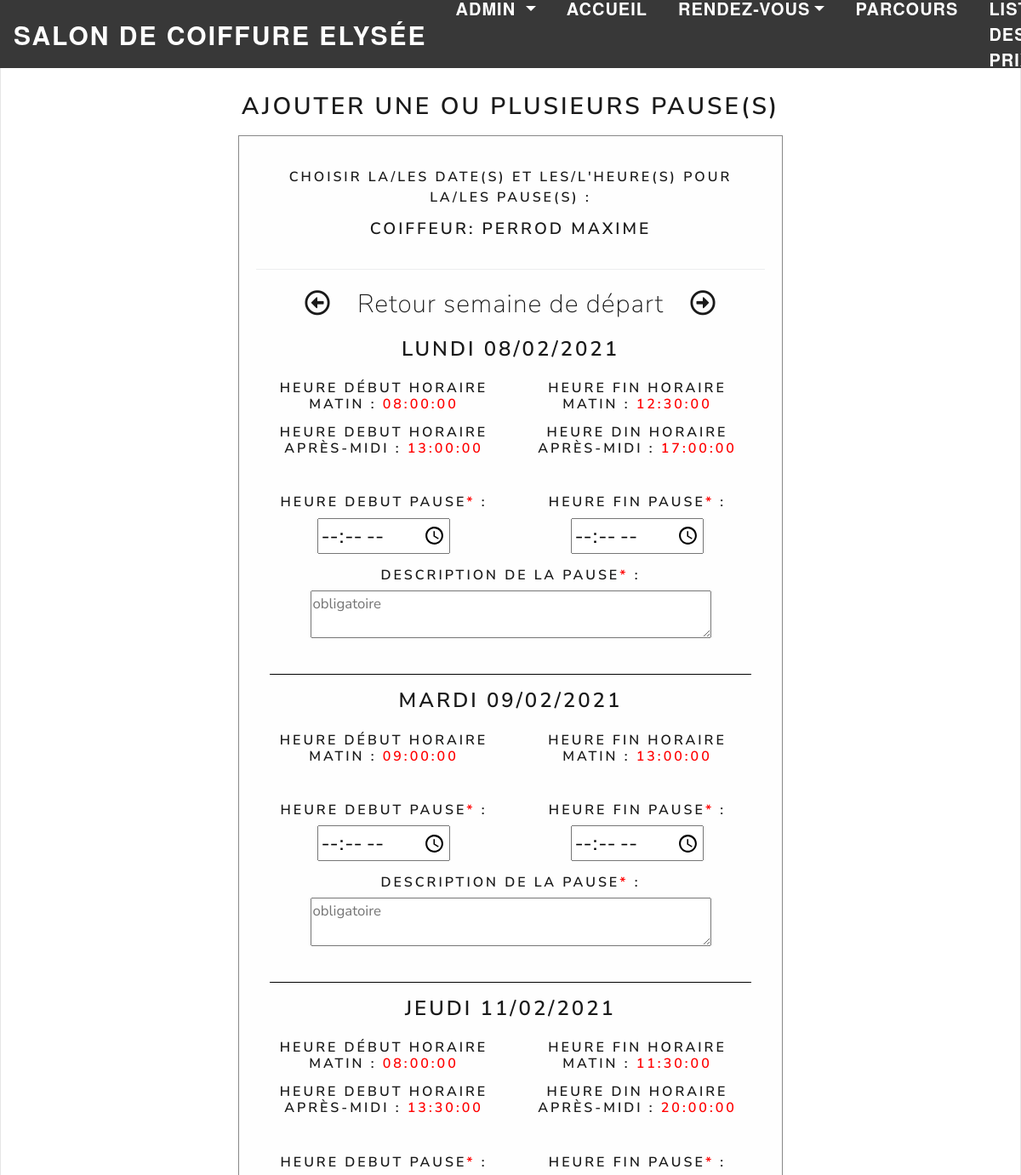
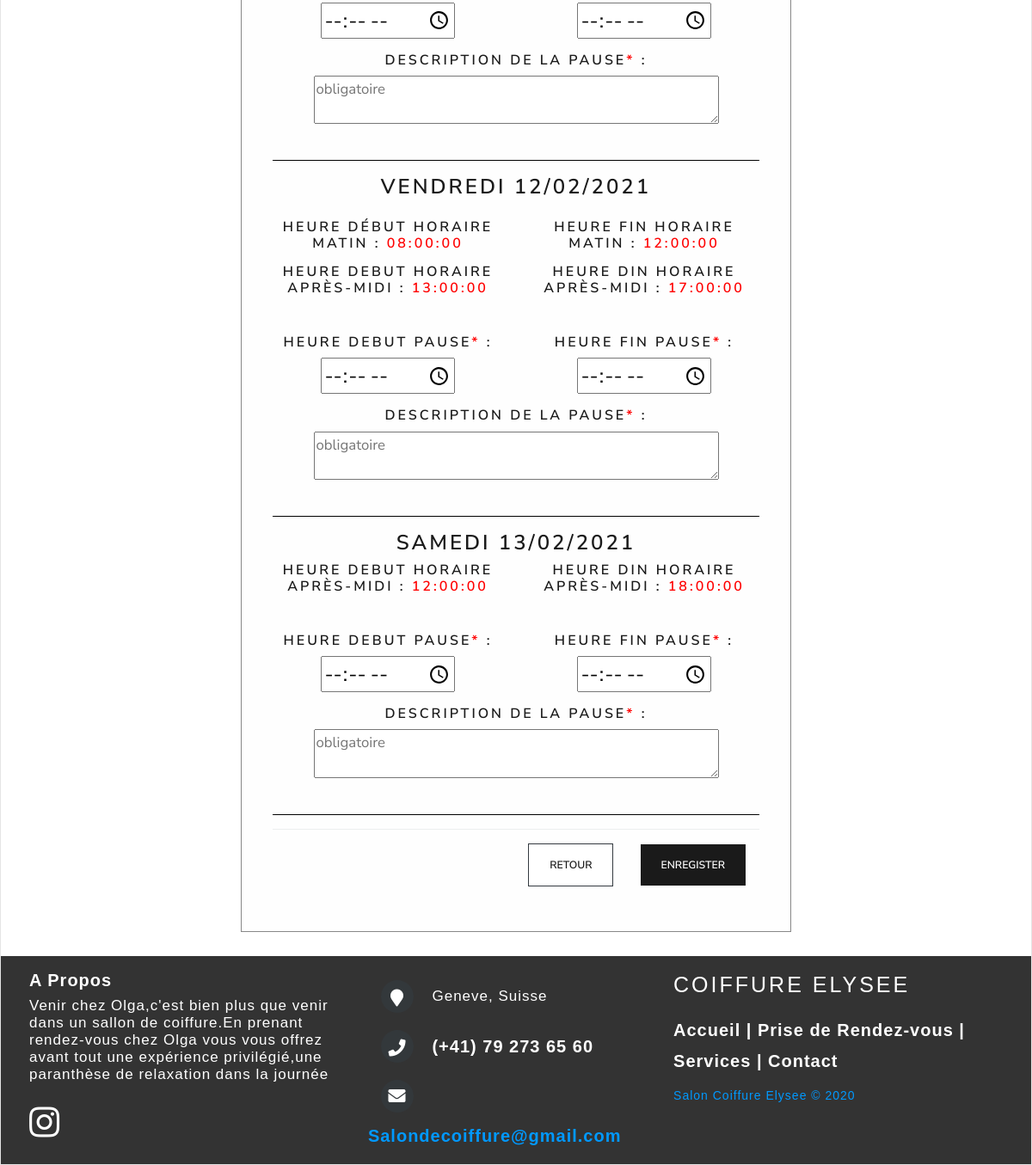
/ajouterPausePourCoiffeur?coiffeur=1 (signed in), run on the app's committed database (2 pictures, top to bottom).
### tables this page shows
CREATE TABLE IF NOT EXISTS `ely_coiffeur` (
  `COI_ID` int(2) NOT NULL AUTO_INCREMENT,
  `COI_NOM` varchar(30) NOT NULL,
  `COI_PRENOM` varchar(30) NOT NULL,
  `COI_MAIL` varchar(70) NOT NULL,
  `COI_MDP` varchar(50) NOT NULL,
  `COI_NUMTEL` varchar(20) NOT NULL,
  `COI_PHOTO` varchar(500) DEFAULT NULL,
  `COI_POSTE` varchar(25) DEFAULT NULL,
  `COI_STATUT` varchar(25) NOT NULL DEFAULT 'ACTIF',
  PRIMARY KEY (`COI_ID`)
);

CREATE TABLE IF NOT EXISTS `ely_trancheshoraires` (
  `tra_id` int(10) NOT NULL AUTO_INCREMENT,
  `coi_id` int(11) NOT NULL,
  `tra_jour` varchar(255) NOT NULL,
  `tra_heureDebutMatin` time DEFAULT NULL,
  `tra_heureFinMatin` time DEFAULT NULL,
  `tra_heureDebutAprem` time DEFAULT NULL,
  `tra_heureFinAprem` time DEFAULT NULL,
  PRIMARY KEY (`tra_id`),
  KEY `coi_id` (`coi_id`)
);

### includes/dbfunctions.php (called while the page is built, shortened)
<?php
if ($_SERVER['SERVER_NAME'] == "esig-sandbox.ch"){
    function myConnection() {
        static $dbc = null;
        if ($dbc == null) {
            try {
                $dbc = new PDO('mysql:dbname=hhva_team2020_5;host=hhva.myd.infomaniak.com', 'hhva_team2020_5', 'LBtKn32jx8');
            } catch (PDOException $e) {
                header("Location:error?message=".$e->getMessage());
            }
    }
        return $dbc;
    }
}else{
    function myConnection() {
        static $dbc = null;
        if ($dbc == null) {
            try {
                $dbc = new PDO('mysql:dbname=hhva_team2020_5;host=localhost', 'root', '');
            } catch (PDOException $e) {
                header("Location:error?message=".$e->getMessage());
            }
        }
        return $dbc;
    }
}
function getCoiffeurId($coi_id){
    try {
        $request = myConnection()->prepare("SELECT * FROM ely_coiffeur where coi_id = :coi_id");
        $request->bindParam(':coi_id', $coi_id, PDO::PARAM_INT);
        $request->execute();
    } catch (PDOException $e) {
        header("Location:error?message=".$e->getMessage());
    }
    return $request->fetch(PDO::FETCH_ASSOC);
}
function getTranchesHoraires($coi_id, $jourSemaine){
    try {
        $request = myConnection()->prepare("SELECT * FROM ely_trancheshoraires WHERE coi_id = :coi_id AND tra_jour = :jourSemaine");
        $request->bindParam(':coi_id', $coi_id, PDO::PARAM_INT);
        $request->bindParam(':jourSemaine', $jourSemaine, PDO::PARAM_STR);
        $request->execute();
    } catch (PDOException $e) {
        header("Location:error?message=".$e->getMessage());
    }
    return $request->fetch(PDO::FETCH_ASSOC);
}

### ajouterPausePourCoiffeur.php (the view, shortened to what this page needs)
<?php
include('includes/header.php');
$compteur = 0;
if(isset($_SESSION['COI_ID']))
{
$joursem = array("Lundi", "Mardi", "Mercredi", "Jeudi", "Vendredi", "Samedi", "Dimanche");
if (isset($_SESSION["COI_POSTE"])){
    if ($_SESSION["COI_POSTE"] == "Patronne" or $_SESSION["COI_POSTE"] == "Coiffeur superieur"){
      $modificationPossible = true;
    }
    else{
      $modificationPossible = false;
    }
  }else{
    $modificationPossible = false;
  }
if (isset($_GET["coiffeur"]) && isset($_SESSION["COI_POSTE"])){
    if ($modificationPossible){
        $coiffeurId = $_GET["coiffeur"];
    } else{
        $coiffeurId = $_SESSION["COI_ID"];
    }
    $dateDuJourSemaine = mktime(0,0,0,date("m"),date("d")+$_SESSION["semaine"],date("Y"));
    $frdate= date ("d/m/Y", $dateDuJourSemaine);
    $joursem2 = array("Dimanche", "Lundi", "Mardi", "Mercredi", "Jeudi", "Vendredi", "Samedi");
    list($jour, $mois, $annee) = explode('/', $frdate);
    $timestamp = mktime (0, 0, 0, $mois, $jour, $annee);
    $aujourdHui = $joursem2[date("w",$timestamp)];
    $dateJourNumero = ["Lundi" => 1,"Mardi" => 2, "Mercredi" => 3, "Jeudi" => 4, "Vendredi" => 5, "Samedi" => 6, "Dimanche" => 7];
    $dateJour = array();
    foreach($joursem as $jour):
        if ($jour == $aujourdHui){
            $dateJour[$jour] = $frdate;
        } else{
            $difference = $dateJourNumero[$jour] - $dateJourNumero[$aujourdHui];
            $dateDuJourSemaine = mktime(0,0,0,date("m"),date("d")+$difference+$_SESSION["semaine"],date("Y"));
            $dateJour[$jour] = date ("d/m/Y", $dateDuJourSemaine);
        }
    endforeach;
    echo "<h2 style='margin-top : 3%; margin-bottom: -1%;' class='text-center'>Ajouter une ou plusieurs pause(s)</h2>";
                        ?><script>window.location.href ="agenda.php?coiffeur=<?=$coiffeurId?>"</script> <?php
    }
    ?>
    <body class="bg-light">
    <div class="modal-dialog modal-lg" role="document">
    <form action="ajouterPausePourCoiffeur?coiffeur=<?=$coiffeurId?>" method="post">
        <div class="modal-content">
            <div class="modal-header">
                <h5 class="modal-title text-center">Choisir la/les date(s) et les/l'heure(s) pour la/les pause(s) :<span id="">
                    <p class="text-center" style="margin-top: 2%; font-size: 120%;"><?="Coiffeur: " . getCoiffeurId($coiffeurId)["COI_NOM"] . " " . getCoiffeurId($coiffeurId)["COI_PRENOM"]?></p>
                </h5>
            </div>
            <div class="text-center" style="margin-top: 3%;">
                <a   href="ajouterPausePourCoiffeur?Semaineavant=true"  class="far fa-arrow-alt-circle-left" style="padding-right:4%;font-size:125%; text-decoration: none; "></a>
                <a   href="ajouterPausePourCoiffeur?reset=true&coiffeur=<?= $coiffeurId ?>"style="padding-right:4%;font-size:125%; text-decoration: none; ">Retour semaine de départ</a>
                <a   href="ajouterPausePourCoiffeur?Semainepro=true"  class="far fa-arrow-alt-circle-right" style="font-size:125%; text-decoration: none; "></a>
            </div>
            <div class="modal-body text-center">
            <?php
            foreach($dateJour as $jour => $dateDuJour)
            {
                if(isset(getTranchesHoraires($coiffeurId, $jour)['tra_heureDebutMatin']) || isset(getTranchesHoraires($coiffeurId, $jour)['tra_heureDebutAprem'])){
                ?>
                <div class="col text-center">
                    <h3 class="text-center"><?=$jour?>  <?=$dateDuJour?></h3>
                </div>
                <?php if(isset(getTranchesHoraires($coiffeurId, $jour)['tra_heureDebutMatin'])){ ?>
                <div class="row" style="margin-top : 4%;">
                    <div class="col-lg-6 col-md-12">
                        <h5> Heure début horaire matin : <span class="couleurRouge"><?=getTranchesHoraires($coiffeurId, $jour)['tra_heureDebutMatin'] ?></span></h5>
                    </div>
                    <div class="col-lg-6 col-md-12">
                        <h5> Heure fin horaire matin : <span class="couleurRouge"><?=getTranchesHoraires($coiffeurId, $jour)['tra_heureFinMatin'] ?></span></h5>
                    </div>
                </div>
                <?php }
                if(isset(getTranchesHoraires($coiffeurId, $jour)['tra_heureDebutAprem'])){ ?>
                <div class="row" style="margin-top : 1%;">
                    <div class="col-lg-6 col-md-12">
                        <h5> Heure debut horaire après-midi : <span class="couleurRouge"><?=getTranchesHoraires($coiffeurId, $jour)['tra_heureDebutAprem'] ?></span></h5>
                    </div>
                    <div class="col-lg-6 col-md-12">
                        <h5> Heure din horaire après-midi : <span class="couleurRouge"><?=getTranchesHoraires($coiffeurId, $jour)['tra_heureFinAprem'] ?></span></h5>
                    </div>
                </div>
                <?php } ?>
                <br>
                <div class="row">
                    <div class="col-lg-6 col-md-12">
                        <h5> Heure Debut Pause<span class="couleurRouge">*</span> : </h5>
                        <div class="form-group">
                            <input type="time" id="appt" name="breakHD<?= $compteur ?>" min="<?=getTranchesHoraires($coiffeurId, $jour)['tra_heureDebutMatin']?>" max="<?=getTranchesHoraires($coiffeurId, $jour)['tra_heureFinAprem']?>">
                        </div>
                    </div>
                    <div class="col-lg-6 col-md-12">
                        <h5> Heure Fin Pause<span class="couleurRouge">*</span> : </h5>
                        <div class="form-group">
                            <input type="time" id="appt" name="breakHF<?= $compteur ?>" min="<?=getTranchesHoraires($coiffeurId, $jour)['tra_heureDebutMatin']?>" max="<?=getTranchesHoraires($coiffeurId, $jour)['tra_heureFinAprem']?>">
                        </div>
                    </div>
                </div>
                <div class="row">
                    <div class="col-12">
                        <h5> Description de la pause<span class="couleurRouge">*</span> : </h5>
                        <div class="form-group">
                            <textarea name="breakDescrip<?= $compteur ?>" style="font-size:70%;" placeholder="obligatoire" id="" cols="50" rows="2"></textarea>
                        </div>
                    </div>
                </div>
                <hr style="border-top : 1px solid black">
            <?php }$compteur++;}
            ?>
                <div class="modal-footer">
                    <a href="agenda.php?coiffeur=<?=$coiffeurId?>">
                        <button type="button" name="comeback" class="btn btn-secondary border border-dark">Retour</button>
                    </a>
                    <button type="submit" name="addBreak" class="btn btn-primary" style="margin-left:5%">Enregister</button>
                    </form>
                </div>
    </body>
    <?php include('includes/footer.php');
    }
?>

### css/style.css (style rules this page uses)
@media only screen and (min-width: 768px) { .col-12 { width: 100%; } }
html { font-size:100%; }
@media (min-width: 640px) { body { font-size:1rem; } }
@media (min-width:960px) { body { font-size:1.2rem; } }
@media (min-width:1100px) { body { font-size:1.5rem; } }
html { max-width: 100%; }
.couleurRouge { color: red; }
.modal-content { background-color: #fefefe; margin: 15% auto; padding: 20px; border: 1px solid #888; width: 80%; }
.modal-content { margin: auto; display: block; width: 80%; max-width: 700px; }
.modal-content, #caption { animation-name: zoom; animation-duration: 0.6s; }

### data on the page
ely_coiffeur: COI_NOM "PERROD", COI_PRENOM "MAXIME"
ely_trancheshoraires: tra_heureDebutMatin "08:00:00", tra_heureFinMatin "12:30:00", tra_heureDebutAprem "13:00:00", tra_heureFinAprem "17:00:00"
ely_trancheshoraires: tra_heureDebutMatin "09:00:00", tra_heureFinMatin "13:00:00"
ely_trancheshoraires: tra_heureDebutMatin "08:00:00", tra_heureFinMatin "11:30:00", tra_heureDebutAprem "13:30:00", tra_heureFinAprem "20:00:00"
ely_trancheshoraires: tra_heureDebutMatin "08:00:00", tra_heureFinMatin "12:00:00", tra_heureDebutAprem "13:00:00", tra_heureFinAprem "17:00:00"
ely_trancheshoraires: tra_heureDebutAprem "12:00:00", tra_heureFinAprem "18:00:00"

### other printed values
$jour "LUNDI"
$dateDuJour "08/02/2021"
$jour "MARDI"
$dateDuJour "09/02/2021"
$jour "JEUDI"
$dateDuJour "11/02/2021"
$jour "VENDREDI"
$dateDuJour "12/02/2021"
$jour "SAMEDI"
$dateDuJour "13/02/2021"
